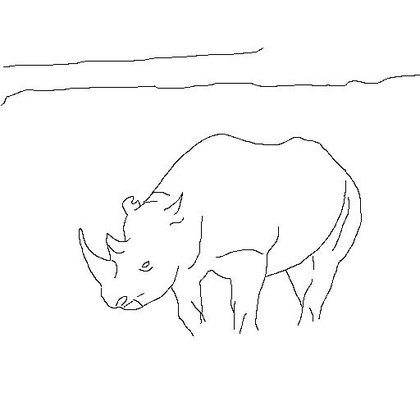
%> input picture image/rino_gt_binary.jpg, 420 x 420 px, shrunk from 512 x 512 before the run, given in place of rino.jpg, which was not available
$ octave CallCORF.m   (GNU Octave 9; MATLAB toolbox functions it lacks are replaced by stand-ins)
%> lines starting %> are read from the running program, lines starting %| are printed output that depends on the picture; pictures that were not available may be replaced by others from this repository, and a replacement may not be noted

 sigma = 5;
 beta = 12;
 inhibitionFactor = 1.48;
 highthresh = 0.007;

  addpath('./image/');
  % [15 lines of commented-out code are left out]
  imageRino = imread('rino.jpg');
%> imageRino is the input picture: size 420x420 uint8; min 0, max 255, mean 251
 imageRinoContour = imread('rino_gt_binary.jpg');
 imageElephants = imread('elephants.jpg');
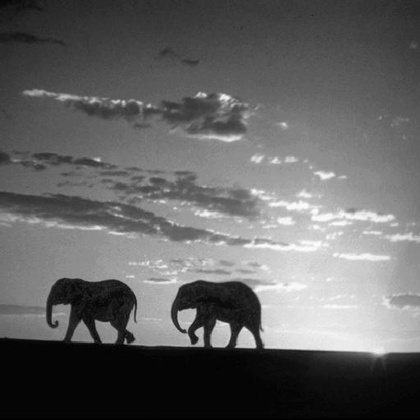
%> input picture image/elephants.jpg, 420 x 420 px, shrunk from 512 x 512 before the run
%> imageElephants is the input picture: size 420x420 uint8; min 0, max 254, mean 99
 imageElephantsContour = imread('elephants_gt_binary.jpg');
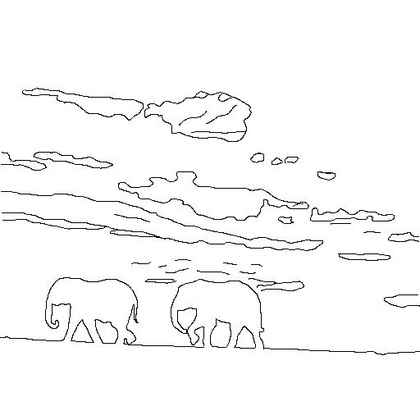
%> input picture image/elephants_gt_binary.jpg, 420 x 420 px, shrunk from 512 x 512 before the run
%> imageElephantsContour is the input picture: size 420x420 uint8; min 0, max 255, mean 247.8
 imageGnu = imread('gnu.jpg');
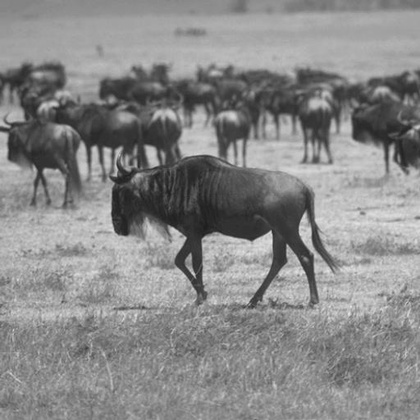
%> input picture image/gnu.jpg, 420 x 420 px, shrunk from 512 x 512 before the run
%> imageGnu is the input picture: size 420x420 uint8; min 30, max 231, mean 136.3
 imageGnuContour = imread('gnu_gt_binary.jpg');
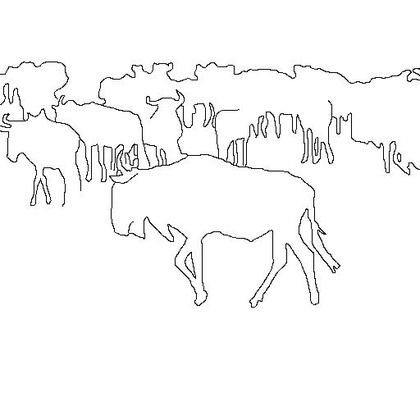
%> input picture image/gnu_gt_binary.jpg, 420 x 420 px, shrunk from 512 x 512 before the run
%> imageGnuContour is the input picture: size 420x420 uint8; min 0, max 255, mean 248
 imageHyena = imread('hyena.jpg');
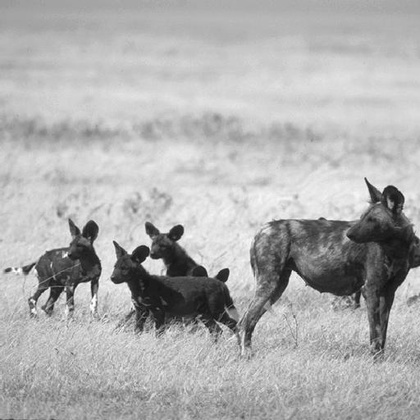
%> input picture image/hyena.jpg, 420 x 420 px, shrunk from 512 x 512 before the run
%> imageHyena is the input picture: size 420x420 uint8; min 14, max 255, mean 174.8
%> (the run ends here)
